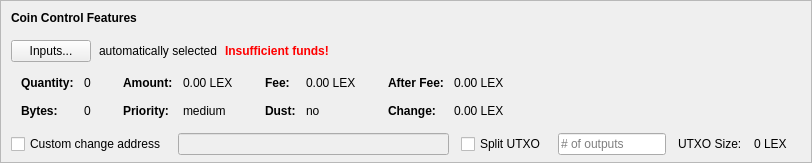
    <widget class="QFrame" name="frameCoinControl">
     <property name="sizePolicy">
      <sizepolicy hsizetype="Expanding" vsizetype="Expanding">
       <horstretch>0</horstretch>
       <verstretch>0</verstretch>
      </sizepolicy>
     </property>
     <property name="maximumSize">
      <size>
       <width>16777215</width>
       <height>16777215</height>
      </size>
     </property>
     <property name="frameShape">
      <enum>QFrame::StyledPanel</enum>
     </property>
     <property name="frameShadow">
      <enum>QFrame::Sunken</enum>
     </property>
     <layout class="QVBoxLayout" name="verticalLayoutCoinControl2">
      <property name="spacing">
       <number>0</number>
      </property>
      <property name="leftMargin">
       <number>0</number>
      </property>
      <property name="topMargin">
       <number>0</number>
      </property>
      <property name="rightMargin">
       <number>0</number>
      </property>
      <property name="bottomMargin">
       <number>6</number>
      </property>
      <item>
       <layout class="QVBoxLayout" name="verticalLayoutCoinControl" stretch="0,0,0,0,1">
        <property name="spacing">
         <number>0</number>
        </property>
        <property name="leftMargin">
         <number>10</number>
        </property>
        <property name="topMargin">
         <number>10</number>
        </property>
        <item>
         <layout class="QHBoxLayout" name="horizontalLayoutCoinControl1">
          <property name="bottomMargin">
           <number>15</number>
          </property>
          <item>
           <widget class="QLabel" name="labelCoinControlFeatures">
            <property name="sizePolicy">
             <sizepolicy hsizetype="Preferred" vsizetype="Maximum">
              <horstretch>0</horstretch>
              <verstretch>0</verstretch>
             </sizepolicy>
            </property>
            <property name="font">
             <font>
              <weight>75</weight>
              <bold>true</bold>
             </font>
            </property>
            <property name="styleSheet">
             <string notr="true">font-weight:bold;</string>
            </property>
            <property name="text">
             <string>Coin Control Features</string>
            </property>
           </widget>
          </item>
         </layout>
        </item>
        <item>
         <layout class="QHBoxLayout" name="horizontalLayoutCoinControl2" stretch="0,0,0,0">
          <property name="spacing">
           <number>8</number>
          </property>
          <property name="bottomMargin">
           <number>10</number>
          </property>
          <item>
           <widget class="QPushButton" name="pushButtonCoinControl">
            <property name="styleSheet">
             <string notr="true"/>
            </property>
            <property name="text">
             <string>Inputs...</string>
            </property>
            <property name="autoDefault">
             <bool>false</bool>
            </property>
           </widget>
          </item>
          <item>
           <widget class="QLabel" name="labelCoinControlAutomaticallySelected">
            <property name="text">
             <string>automatically selected</string>
            </property>
            <property name="margin">
             <number>5</number>
            </property>
           </widget>
          </item>
          <item>
           <widget class="QLabel" name="labelCoinControlInsuffFunds">
            <property name="font">
             <font>
              <weight>75</weight>
              <bold>true</bold>
             </font>
            </property>
            <property name="styleSheet">
             <string notr="true">color:red;font-weight:bold;</string>
            </property>
            <property name="text">
             <string>Insufficient funds!</string>
            </property>
            <property name="margin">
             <number>5</number>
            </property>
           </widget>
          </item>
          <item>
           <spacer name="horizontalSpacerCoinControl">
            <property name="orientation">
             <enum>Qt::Horizontal</enum>
            </property>
            <property name="sizeHint" stdset="0">
             <size>
              <width>40</width>
              <height>1</height>
             </size>
            </property>
           </spacer>
          </item>
         </layout>
        </item>
        <item>
         <widget class="QWidget" name="widgetCoinControl" native="true">
          <property name="sizePolicy">
           <sizepolicy hsizetype="Preferred" vsizetype="Preferred">
            <horstretch>0</horstretch>
            <verstretch>0</verstretch>
           </sizepolicy>
          </property>
          <property name="minimumSize">
           <size>
            <width>0</width>
            <height>0</height>
           </size>
          </property>
          <property name="styleSheet">
           <string notr="true"/>
          </property>
          <layout class="QHBoxLayout" name="horizontalLayoutCoinControl5">
           <property name="leftMargin">
            <number>0</number>
           </property>
           <property name="topMargin">
            <number>0</number>
           </property>
           <property name="rightMargin">
            <number>0</number>
           </property>
           <property name="bottomMargin">
            <number>0</number>
           </property>
           <item>
            <layout class="QHBoxLayout" name="horizontalLayoutCoinControl3" stretch="0,0,0,1">
             <property name="spacing">
              <number>20</number>
             </property>
             <property name="topMargin">
              <number>0</number>
             </property>
             <property name="bottomMargin">
              <number>10</number>
             </property>
             <item>
              <layout class="QFormLayout" name="formLayoutCoinControl1">
               <property name="horizontalSpacing">
                <number>10</number>
               </property>
               <property name="verticalSpacing">
                <number>14</number>
               </property>
               <property name="leftMargin">
                <number>10</number>
               </property>
               <property name="topMargin">
                <number>4</number>
               </property>
               <property name="rightMargin">
                <number>6</number>
               </property>
               <item row="0" column="0">
                <widget class="QLabel" name="labelCoinControlQuantityText">
                 <property name="font">
                  <font>
                   <weight>75</weight>
                   <bold>true</bold>
                  </font>
                 </property>
                 <property name="text">
                  <string>Quantity:</string>
                 </property>
                 <property name="margin">
                  <number>0</number>
                 </property>
                </widget>
               </item>
               <item row="0" column="1">
                <widget class="QLabel" name="labelCoinControlQuantity">
                 <property name="cursor">
                  <cursorShape>IBeamCursor</cursorShape>
                 </property>
                 <property name="contextMenuPolicy">
                  <enum>Qt::ActionsContextMenu</enum>
                 </property>
                 <property name="text">
                  <string notr="true">0</string>
                 </property>
                 <property name="margin">
                  <number>0</number>
                 </property>
                 <property name="textInteractionFlags">
                  <set>Qt::LinksAccessibleByMouse|Qt::TextSelectableByKeyboard|Qt::TextSelectableByMouse</set>
                 </property>
                </widget>
               </item>
               <item row="1" column="0">
                <widget class="QLabel" name="labelCoinControlBytesText">
                 <property name="font">
                  <font>
                   <weight>75</weight>
                   <bold>true</bold>
                  </font>
                 </property>
                 <property name="text">
                  <string>Bytes:</string>
                 </property>
                </widget>
               </item>
               <item row="1" column="1">
                <widget class="QLabel" name="labelCoinControlBytes">
                 <property name="cursor">
                  <cursorShape>IBeamCursor</cursorShape>
                 </property>
                 <property name="contextMenuPolicy">
                  <enum>Qt::ActionsContextMenu</enum>
                 </property>
                 <property name="text">
                  <string notr="true">0</string>
                 </property>
                 <property name="textInteractionFlags">
                  <set>Qt::LinksAccessibleByMouse|Qt::TextSelectableByKeyboard|Qt::TextSelectableByMouse</set>
                 </property>
                </widget>
               </item>
              </layout>
             </item>
             <item>
              <layout class="QFormLayout" name="formLayoutCoinControl2">
               <property name="horizontalSpacing">
                <number>10</number>
               </property>
               <property name="verticalSpacing">
                <number>14</number>
               </property>
               <property name="leftMargin">
                <number>6</number>
               </property>
               <property name="topMargin">
                <number>4</number>
               </property>
               <property name="rightMargin">
                <number>6</number>
               </property>
               <item row="0" column="0">
                <widget class="QLabel" name="labelCoinControlAmountText">
                 <property name="font">
                  <font>
                   <weight>75</weight>
                   <bold>true</bold>
                  </font>
                 </property>
                 <property name="text">
                  <string>Amount:</string>
                 </property>
                 <property name="margin">
                  <number>0</number>
                 </property>
                </widget>
               </item>
               <item row="0" column="1">
                <widget class="QLabel" name="labelCoinControlAmount">
                 <property name="cursor">
                  <cursorShape>IBeamCursor</cursorShape>
                 </property>
                 <property name="contextMenuPolicy">
                  <enum>Qt::ActionsContextMenu</enum>
                 </property>
                 <property name="text">
                  <string notr="true">0.00 LEX</string>
                 </property>
                 <property name="textInteractionFlags">
                  <set>Qt::LinksAccessibleByMouse|Qt::TextSelectableByKeyboard|Qt::TextSelectableByMouse</set>
                 </property>
                </widget>
               </item>
               <item row="1" column="0">
                <widget class="QLabel" name="labelCoinControlPriorityText">
                 <property name="font">
                  <font>
                   <weight>75</weight>
                   <bold>true</bold>
                  </font>
                 </property>
                 <property name="text">
                  <string>Priority:</string>
                 </property>
                </widget>
               </item>
               <item row="1" column="1">
                <widget class="QLabel" name="labelCoinControlPriority">
                 <property name="cursor">
                  <cursorShape>IBeamCursor</cursorShape>
                 </property>
                 <property name="contextMenuPolicy">
                  <enum>Qt::ActionsContextMenu</enum>
                 </property>
                 <property name="text">
                  <string>medium</string>
                 </property>
                 <property name="textInteractionFlags">
                  <set>Qt::LinksAccessibleByMouse|Qt::TextSelectableByKeyboard|Qt::TextSelectableByMouse</set>
                 </property>
                </widget>
               </item>
              </layout>
             </item>
             <item>
              <layout class="QFormLayout" name="formLayoutCoinControl3">
               <property name="horizontalSpacing">
                <number>10</number>
               </property>
               <property name="verticalSpacing">
                <number>14</number>
               </property>
               <property name="leftMargin">
                <number>6</number>
               </property>
               <property name="topMargin">
                <number>4</number>
               </property>
               <property name="rightMargin">
                <number>6</number>
               </property>
               <item row="0" column="0">
                <widget class="QLabel" name="labelCoinControlFeeText">
                 <property name="font">
                  <font>
                   <weight>75</weight>
                   <bold>true</bold>
                  </font>
                 </property>
                 <property name="text">
                  <string>Fee:</string>
                 </property>
                 <property name="margin">
                  <number>0</number>
                 </property>
                </widget>
               </item>
               <item row="0" column="1">
                <widget class="QLabel" name="labelCoinControlFee">
                 <property name="cursor">
                  <cursorShape>IBeamCursor</cursorShape>
                 </property>
                 <property name="contextMenuPolicy">
                  <enum>Qt::ActionsContextMenu</enum>
                 </property>
                 <property name="text">
                  <string notr="true">0.00 LEX</string>
                 </property>
                 <property name="textInteractionFlags">
                  <set>Qt::LinksAccessibleByMouse|Qt::TextSelectableByKeyboard|Qt::TextSelectableByMouse</set>
                 </property>
                </widget>
               </item>
               <item row="1" column="0">
                <widget class="QLabel" name="labelCoinControlLowOutputText">
                 <property name="font">
                  <font>
                   <weight>75</weight>
                   <bold>true</bold>
                  </font>
                 </property>
                 <property name="text">
                  <string>Dust:</string>
                 </property>
                </widget>
               </item>
               <item row="1" column="1">
                <widget class="QLabel" name="labelCoinControlLowOutput">
                 <property name="cursor">
                  <cursorShape>IBeamCursor</cursorShape>
                 </property>
                 <property name="contextMenuPolicy">
                  <enum>Qt::ActionsContextMenu</enum>
                 </property>
                 <property name="text">
                  <string>no</string>
                 </property>
                 <property name="textInteractionFlags">
                  <set>Qt::LinksAccessibleByMouse|Qt::TextSelectableByKeyboard|Qt::TextSelectableByMouse</set>
                 </property>
                </widget>
               </item>
              </layout>
             </item>
             <item>
              <layout class="QFormLayout" name="formLayoutCoinControl4">
               <property name="horizontalSpacing">
                <number>10</number>
               </property>
               <property name="verticalSpacing">
                <number>14</number>
               </property>
               <property name="leftMargin">
                <number>6</number>
               </property>
               <property name="topMargin">
                <number>4</number>
               </property>
               <property name="rightMargin">
                <number>6</number>
               </property>
               <item row="0" column="0">
                <widget class="QLabel" name="labelCoinControlAfterFeeText">
                 <property name="font">
                  <font>
                   <weight>75</weight>
                   <bold>true</bold>
                  </font>
                 </property>
                 <property name="text">
                  <string>After Fee:</string>
                 </property>
                 <property name="margin">
                  <number>0</number>
                 </property>
                </widget>
               </item>
               <item row="0" column="1">
                <widget class="QLabel" name="labelCoinControlAfterFee">
                 <property name="cursor">
                  <cursorShape>IBeamCursor</cursorShape>
                 </property>
                 <property name="contextMenuPolicy">
                  <enum>Qt::ActionsContextMenu</enum>
                 </property>
                 <property name="text">
                  <string notr="true">0.00 LEX</string>
                 </property>
                 <property name="textInteractionFlags">
                  <set>Qt::LinksAccessibleByMouse|Qt::TextSelectableByKeyboard|Qt::TextSelectableByMouse</set>
                 </property>
                </widget>
               </item>
               <item row="1" column="0">
                <widget class="QLabel" name="labelCoinControlChangeText">
                 <property name="font">
                  <font>
                   <weight>75</weight>
                   <bold>true</bold>
                  </font>
                 </property>
                 <property name="text">
                  <string>Change:</string>
                 </property>
                </widget>
               </item>
               <item row="1" column="1">
                <widget class="QLabel" name="labelCoinControlChange">
                 <property name="cursor">
                  <cursorShape>IBeamCursor</cursorShape>
                 </property>
                 <property name="contextMenuPolicy">
                  <enum>Qt::ActionsContextMenu</enum>
                 </property>
                 <property name="text">
                  <string notr="true">0.00 LEX</string>
                 </property>
                 <property name="textInteractionFlags">
                  <set>Qt::LinksAccessibleByMouse|Qt::TextSelectableByKeyboard|Qt::TextSelectableByMouse</set>
                 </property>
                </widget>
               </item>
              </layout>
             </item>
            </layout>
           </item>
          </layout>
         </widget>
        </item>
        <item>
         <layout class="QHBoxLayout" name="horizontalLayoutCoinControl4" stretch="0,0,0,0,0,0,0">
          <property name="spacing">
           <number>12</number>
          </property>
          <property name="sizeConstraint">
           <enum>QLayout::SetDefaultConstraint</enum>
          </property>
          <property name="topMargin">
           <number>5</number>
          </property>
          <property name="rightMargin">
           <number>5</number>
          </property>
          <item>
           <widget class="QCheckBox" name="checkBoxCoinControlChange">
            <property name="toolTip">
             <string>If this is activated, but the change address is empty or invalid, change will be sent to a newly generated address.</string>
            </property>
            <property name="text">
             <string>Custom change address</string>
            </property>
           </widget>
          </item>
          <item>
           <widget class="QValidatedLineEdit" name="lineEditCoinControlChange">
            <property name="enabled">
             <bool>false</bool>
            </property>
            <property name="sizePolicy">
             <sizepolicy hsizetype="Expanding" vsizetype="Fixed">
              <horstretch>0</horstretch>
              <verstretch>0</verstretch>
             </sizepolicy>
            </property>
           </widget>
          </item>
          <item>
           <widget class="QCheckBox" name="splitBlockCheckBox">
            <property name="text">
             <string>Split UTXO</string>
            </property>
           </widget>
          </item>
          <item>
           <widget class="QLineEdit" name="splitBlockLineEdit">
            <property name="sizePolicy">
             <sizepolicy hsizetype="Fixed" vsizetype="Fixed">
              <horstretch>50</horstretch>
              <verstretch>0</verstretch>
             </sizepolicy>
            </property>
            <property name="placeholderText">
             <string># of outputs</string>
            </property>
           </widget>
          </item>
          <item>
           <widget class="QLabel" name="labelBlockSizeText">
            <property name="text">
             <string>UTXO Size:</string>
            </property>
           </widget>
          </item>
          <item>
           <widget class="QLabel" name="labelBlockSize">
            <property name="text">
             <string>0 LEX</string>
            </property>
           </widget>
          </item>
          <item>
           <widget class="QLabel" name="labelCoinControlChangeLabel">
            <property name="sizePolicy">
             <sizepolicy hsizetype="Preferred" vsizetype="Expanding">
              <horstretch>0</horstretch>
              <verstretch>0</verstretch>
             </sizepolicy>
            </property>
            <property name="minimumSize">
             <size>
              <width>0</width>
              <height>0</height>
             </size>
            </property>
            <property name="text">
             <string/>
            </property>
            <property name="margin">
             <number>3</number>
            </property>
           </widget>
          </item>
         </layout>
        </item>
        <item>
         <spacer name="verticalSpacerCoinControl">
          <property name="orientation">
           <enum>Qt::Vertical</enum>
          </property>
          <property name="sizeHint" stdset="0">
           <size>
            <width>800</width>
            <height>1</height>
           </size>
          </property>
         </spacer>
        </item>
       </layout>
      </item>
     </layout>
    </widget>
